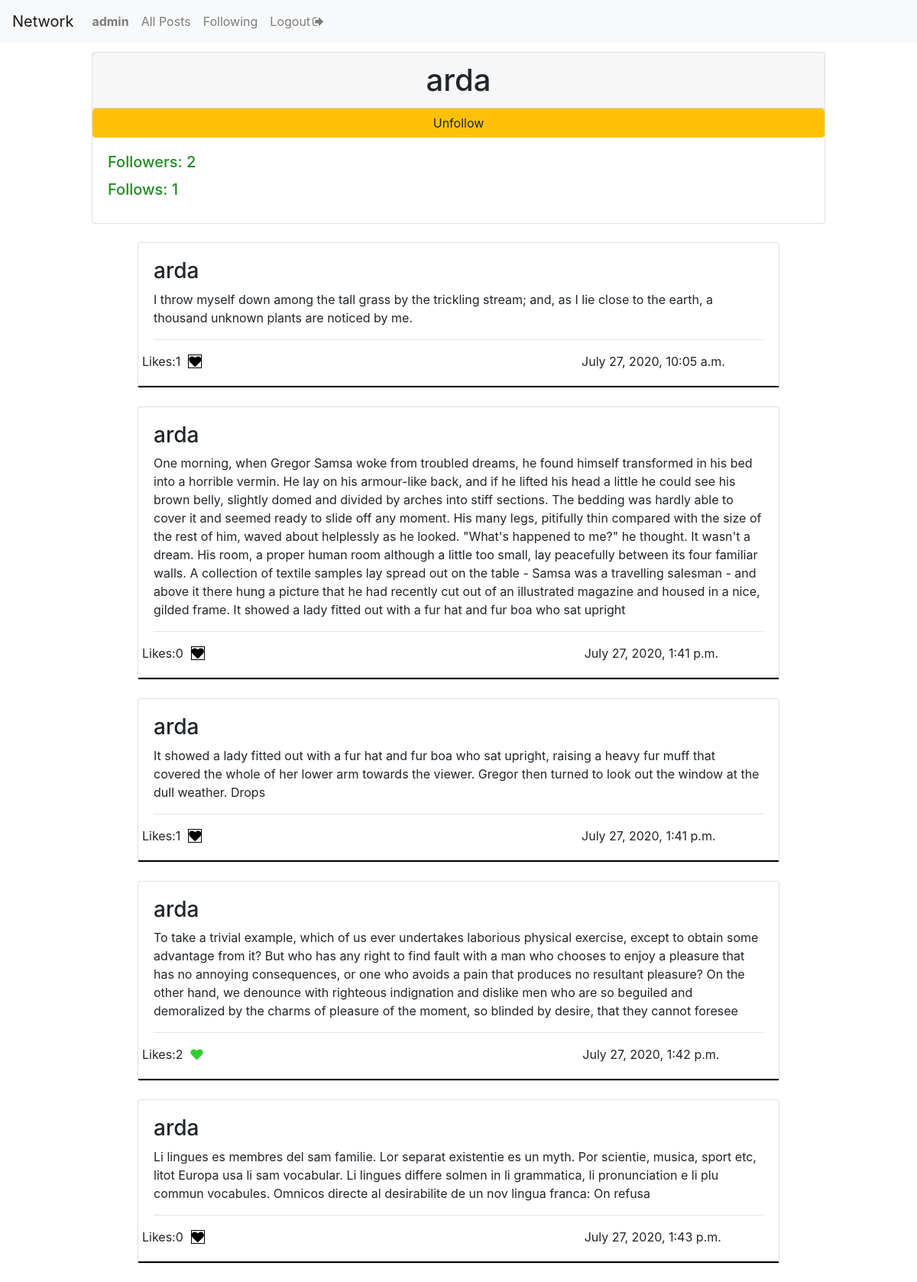
The app's page /profile/arda (signed in) with its own data.
### network/models.py (models this page shows, shortened)
class User(AbstractUser):
    pass

class Post(models.Model):
    user = models.ForeignKey('User',on_delete=models.CASCADE,related_name='author')
    date = models.DateTimeField(auto_now_add=True)
    liked = models.ManyToManyField('User',blank=True,related_name='post_likes')
    content = models.CharField(max_length=300)

### network/views.py (the view, shortened to what this page needs)
# urls.py: path("profile/<str:username>", views.profile, name="profile"),
def profile(request,username):
    if request.user.is_authenticated:
        check_following = Profile.objects.filter(target_user=get_object_or_404(User, username=username),follower=request.user)
        current_user = request.user
        userpage = get_object_or_404(User, username=username)
        follower = Profile.objects.filter(follower=userpage)
        follows = Profile.objects.filter(target_user=userpage)
        follows_count = len(follows)
        follower_count = len(follower)
        posts = Post.objects.filter(user=userpage)
        return render(request,"network/profile.html",{'check_following':check_following,'current_user':current_user,'userpage':userpage,'posts':posts,'follower':follower,'follows':follows,'follows_count':follows_count,'follower_count':follower_count})
    else:
        return HttpResponseRedirect(reverse("login"))

### network/templates/network/profile.html (shortened to what this page needs)
{% extends "network/layout.html" %}
{% block body %}
    <div class="card" style="margin: 0 auto;justify-content: center;width: 80%;margin-top: 1%">
      <h1 style="text-align: center;" class="card-header">{{userpage.username}}</h1>
      {% if current_user.username != userpage.username %}
          <form action="{% url 'profile' userpage.username %}" method="post">
              {% if not check_following %}
            <button type="submit" onclick="change_to_unfollow()" id="follow" class="btn btn-block btn-success">Follow</button>
              {% elif check_following %}
            <button type="submit" onclick="change_to_follow()" id="unfollow" class="btn btn-block btn-warning">Unfollow</button>
              {% endif %}
          </form>
      {% endif %}
      <div class="card-body">
          <a href="" style="color: forestgreen"><h5 class="card-title">Followers: {{ follows_count }}</h5></a>
          <a href="" style="color: forestgreen"><h5 class="card-title">Follows: {{ follower_count }}</h5></a>
      </div>
</div>
{% for post in posts %}
     <div class="card" style="margin: 0 auto;margin-top: 2%;width: 70%;margin-bottom: 2%">
        <div class="card-body" style="border-bottom: 2px solid black">
          <h3>{{ post.user.username }}</h3>
            {{post.content}}
            <hr>
              <div class="row">
                    <div>Likes:<span id="liked{{post.id}}">{{post.liked.all.count}}</span></div>
                          {% if request.user in post.liked.all %}
                              <a class="likebutton" href="#" data-catid="{{ post.id }}" id="{{post.id}}" data-total="{{post.liked.all.count}}"  data-value="Unlike" value="submit"><i class="fa fa-heart" id="heart{{post.id}}" style="margin-left: 10px;color:limegreen;"></i></a>
                          {% else %}
                              <a class="likebutton" href="#" data-catid="{{ post.id }}" id="{{post.id}}" data-total="{{post.liked.all.count}}"  data-value="Like" value="submit"><i class="fa fa-heart" id="heart{{post.id}}" style="margin-left: 10px;color:black;border: 1px solid"></i></a>
                          {% endif %}
                    <div style="text-align: end;margin-left: 60%">{{ post.date }}</div>
              </div>
        </div>
    </div>
{% endfor %}
{% endblock %}

### network/templates/network/layout.html (shortened to what this page needs)
{% load static %}
<!DOCTYPE html>
<html lang="en">
    <head>
        <link rel="stylesheet" href="https://stackpath.bootstrapcdn.com/bootstrap/4.4.1/css/bootstrap.min.css">
        <link rel="stylesheet" href="https://cdnjs.cloudflare.com/ajax/libs/font-awesome/4.7.0/css/font-awesome.min.css">
        <link href="{% static 'network/styles.css' %}" rel="stylesheet">
    </head>
    <body>
        <nav class="navbar navbar-expand-lg navbar-light bg-light">
            <a class="navbar-brand" href="{% url 'index' %}">Network</a>
            <div>
              <ul class="navbar-nav mr-auto">
                {% if user.is_authenticated %}
                    <li class="nav-item">
                        <a class="nav-link" href="{% url 'profile' user.username %}"><strong>{{ user.username }}</strong></a>
                    </li>
                {% endif %}
                <li class="nav-item">
                  <a class="nav-link" href="{% url 'index' %}">All Posts</a>
                </li>
                {% if user.is_authenticated %}
                    <li class="nav-item">
                        <a class="nav-link" href="{% url 'followings' %}">Following</a>
                    </li>
                <li class="nav-item">
                     <a class="nav-link" title="Log Out" href="{% url 'logout' %}">Logout<i style="margin-left: 3px" class="fa fa-sign-out"></i></a>
                </li>
                {% endif %}
              </ul>
            </div>
          </nav>
        <div class="body">
            {% block body %}
            {% endblock %}
        </div>
    </body>
        </html>

### records on screen
User: username "admin"
User: username "arda"
Post: user.username "arda", content "I throw myself down among the tall grass by the trickling stream; and, as I lie close to the earth, a thousand unknown plants are noticed by me.", liked.all.count "1", date "July 27, 2020, 10:05 a.m."
Post: user.username "arda", content "One morning, when Gregor Samsa woke from troubled dreams, he found himself transformed in his bed into a horrible vermin. He lay on his armour-like back, and if he lifted his head a little he could see his brown belly, slightly domed and divided by arches into stiff sections. The bedding was hardly able to cover it and seemed ready to slide off any moment. His many legs, pitifully thin compared with the size of the rest of him, waved about helplessly as he looked. \"What's happened to me?\" he thought. It wasn't a dream. His room, a proper human room although a little too small, lay peacefully between its four familiar walls. A collection of textile samples lay spread out on the table - Samsa…", liked.all.count "0", date "July 27, 2020, 1:41 p.m."
Post: user.username "arda", content "It showed a lady fitted out with a fur hat and fur boa who sat upright, raising a heavy fur muff that covered the whole of her lower arm towards the viewer. Gregor then turned to look out the window at the dull weather. Drops", liked.all.count "1", date "July 27, 2020, 1:41 p.m."
Post: user.username "arda", content "To take a trivial example, which of us ever undertakes laborious physical exercise, except to obtain some advantage from it? But who has any right to find fault with a man who chooses to enjoy a pleasure that has no annoying consequences, or one who avoids a pain that produces no resultant pleasure? On the other hand, we denounce with righteous indignation and dislike men who are so beguiled and demoralized by the charms of pleasure of the moment, so blinded by desire, that they cannot foresee", liked.all.count "2", date "July 27, 2020, 1:42 p.m."
Post: user.username "arda", content "Li lingues es membres del sam familie. Lor separat existentie es un myth. Por scientie, musica, sport etc, litot Europa usa li sam vocabular. Li lingues differe solmen in li grammatica, li pronunciation e li plu commun vocabules. Omnicos directe al desirabilite de un nov lingua franca: On refusa", liked.all.count "0", date "July 27, 2020, 1:43 p.m."

### other values on screen
{{ follows_count }} "2"
{{ follower_count }} "1"
